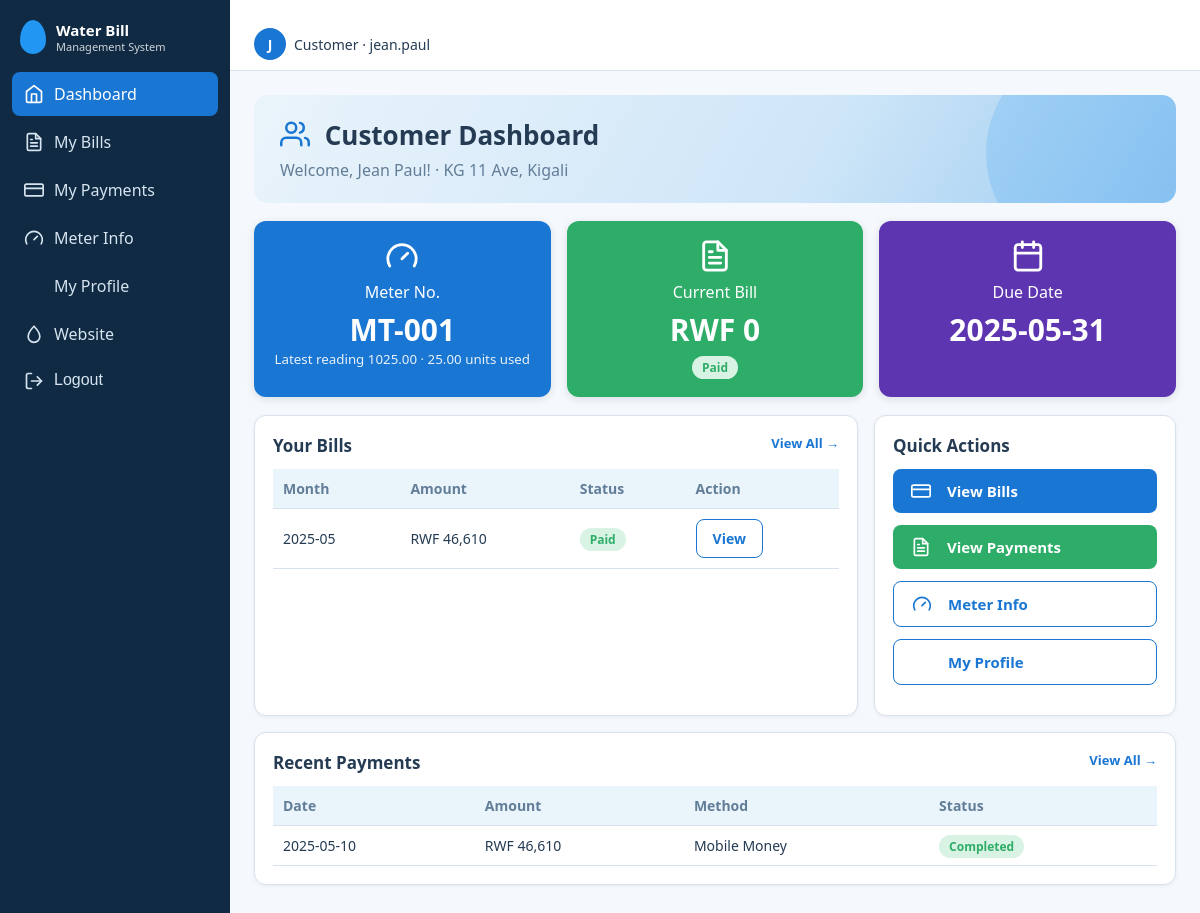
Screenshot of /index.php?r=dashboard/index (signed in) with the database file from the repository.
### tables this page shows
CREATE TABLE customers (
  customer_id INT UNSIGNED NOT NULL AUTO_INCREMENT,
  user_id     INT UNSIGNED NULL,                     
  full_name   VARCHAR(120) NOT NULL,
  meter_no    VARCHAR(30)  NOT NULL,
  address     VARCHAR(255) NOT NULL,
  phone       VARCHAR(25)  NULL,
  is_active   TINYINT(1) NOT NULL DEFAULT 1,         
  created_at  TIMESTAMP NOT NULL DEFAULT CURRENT_TIMESTAMP,
  updated_at  TIMESTAMP NOT NULL DEFAULT CURRENT_TIMESTAMP ON UPDATE CURRENT_TIMESTAMP,
  PRIMARY KEY (customer_id),
  UNIQUE KEY uq_customers_user (user_id),
  UNIQUE KEY uq_customers_meter (meter_no),
  KEY idx_customers_name (full_name)
);

CREATE TABLE meter_readings (
  reading_id   INT UNSIGNED NOT NULL AUTO_INCREMENT,
  customer_id  INT UNSIGNED NOT NULL,
  reading_date DATE NOT NULL,
  meter_value  DECIMAL(12,2) NOT NULL,               
  units_used   DECIMAL(12,2) NOT NULL DEFAULT 0,     
  reader_id    INT UNSIGNED NOT NULL,
  status       ENUM('Accepted','Voided') NOT NULL DEFAULT 'Accepted',
  note         VARCHAR(255) NULL,
  created_at   TIMESTAMP NOT NULL DEFAULT CURRENT_TIMESTAMP,
  PRIMARY KEY (reading_id),
  KEY idx_readings_customer_date (customer_id, reading_date),
  KEY idx_readings_reader (reader_id)
);

CREATE TABLE bills (
  bill_id          INT UNSIGNED NOT NULL AUTO_INCREMENT,
  customer_id      INT UNSIGNED NOT NULL,
  reading_id       INT UNSIGNED NOT NULL,
  billing_month    CHAR(7) NOT NULL,                 
  previous_reading DECIMAL(12,2) NOT NULL,           
  current_reading  DECIMAL(12,2) NOT NULL,
  units_used       DECIMAL(12,2) NOT NULL,
  unit_rate        DECIMAL(12,2) NOT NULL,           
  fixed_charge     DECIMAL(12,2) NOT NULL DEFAULT 0,
  tax_amount       DECIMAL(12,2) NOT NULL DEFAULT 0,
  total_amount     DECIMAL(12,2) NOT NULL,
  amount_paid      DECIMAL(12,2) NOT NULL DEFAULT 0,
  status           ENUM('Unpaid','Partially Paid','Paid','Cancelled') NOT NULL DEFAULT 'Unpaid',
  due_date         DATE NOT NULL,
  created_at       TIMESTAMP NOT NULL DEFAULT CURRENT_TIMESTAMP,
  PRIMARY KEY (bill_id),
  UNIQUE KEY uq_bill_customer_month (customer_id, billing_month),    
  KEY idx_bills_reading (reading_id),
  KEY idx_bills_status (status),
  KEY idx_bills_due (due_date)
);

CREATE TABLE payments (
  payment_id            INT UNSIGNED NOT NULL AUTO_INCREMENT,
  bill_id               INT UNSIGNED NOT NULL,
  amount_paid           DECIMAL(12,2) NOT NULL,
  payment_date          DATE NOT NULL,
  payment_method        ENUM('Cash','Mobile Money','Bank Transfer','Card') NOT NULL,
  transaction_reference VARCHAR(60) NULL,
  recorded_by           INT UNSIGNED NOT NULL,
  status                ENUM('Completed','Voided','Pending','Rejected') NOT NULL DEFAULT 'Completed',   
  created_at            TIMESTAMP NOT NULL DEFAULT CURRENT_TIMESTAMP,
  PRIMARY KEY (payment_id),
  UNIQUE KEY uq_txn_ref (transaction_reference),
  KEY idx_payments_bill (bill_id),
  KEY idx_payments_user (recorded_by)
);

### app/models/Setting.php (called while the page is built, shortened)
<?php
class Setting extends Model {
    private static ?array $c = null;
    static function all(): array {
        if (self::$c === null) { try { self::$c = self::q('SELECT setting_key, setting_value FROM site_settings')->fetchAll(PDO::FETCH_KEY_PAIR); } catch (Throwable $e) { self::$c = []; } }
        return self::$c + self::DEFAULTS;
    }
}

### app/core/Controller.php (called while the page is built, shortened)
<?php
abstract class Controller {
    protected function view(string $__view, array $__data = []): void {
        $__layout = APP_ROOT . '/app/views/layout/' . ($__data['layout'] ?? (user() ? 'app' : 'auth')) . '.php';
        extract($__data, EXTR_SKIP);
        require $__layout;
    }
    protected function need(string ...$roles): array {
        $u = user(); if (!$u) $this->redirect('auth/login');
        return $u;
    }
}

### app/controllers/DashboardController.php (called while the page is built)
<?php
class DashboardController extends Controller {
    function index() {
        $u = $this->need('admin', 'staff', 'customer'); $d = ['title' => ucfirst($u['role']) . ' Dashboard'];
        $S = fn(string $q, array $p = []) => (int)Model::scalar($q, $p);
        if ($u['role'] === 'admin') {
            $d += ['customers' => $S('SELECT COUNT(*) FROM customers'), 'bills' => $S('SELECT COUNT(*) FROM bills'), 'payN' => $S("SELECT COUNT(*) FROM payments WHERE status='Completed'"),
                'readN' => $S('SELECT COUNT(*) FROM meter_readings'), 'paidN' => $S("SELECT COUNT(*) FROM bills WHERE status='Paid'"), 'openN' => $S("SELECT COUNT(*) FROM bills WHERE status IN ('Unpaid','Partially Paid')"),
                'overdue' => $S("SELECT COUNT(*) FROM bills WHERE status IN ('Unpaid','Partially Paid') AND due_date<CURDATE()"), 'pendingPay' => Bill::pendingCount(),
                'rev' => array_reverse(Model::q("SELECT DATE_FORMAT(payment_date,'%Y-%m') m, SUM(amount_paid) t FROM payments WHERE status='Completed' GROUP BY m ORDER BY m DESC LIMIT 6")->fetchAll()),
                'acts' => Model::q('SELECT action,details,created_at FROM audit_logs ORDER BY log_id DESC LIMIT 5')->fetchAll()];
        } elseif ($u['role'] === 'staff') {
            $tot = $S("SELECT COUNT(*) FROM bills WHERE status<>'Cancelled'"); $paid = $S("SELECT COUNT(*) FROM bills WHERE status='Paid'");
            $d += ['readings' => Reading::recent(5), 'pct' => $tot ? (int)round($paid / $tot * 100) : 0, 'tot' => $tot, 'pendingPay' => Bill::pendingCount()];
        } else {
            $c = Customer::byUser($u['id']); $d += ['cust' => $c];
            if ($c) $d += ['bills' => Bill::list((int)$c['customer_id']), 'last' => Reading::last((int)$c['customer_id']), 'pays' => Bill::paymentsAll((int)$c['customer_id'])];
        }
        $this->view('dashboard/' . $u['role'], $d);
    }
}

### public/index.php (called while the page is built, shortened)
<?php
require __DIR__ . '/../app/helpers/core.php';
$r = trim((string)($_GET['r'] ?? (user() ? 'dashboard/index' : 'home/index')), '/');
[$c, $a] = array_pad(explode('/', $r, 2), 2, 'index');
try {
    (new $cls)->$a();
} catch (Throwable $t) { error_log((string)$t); http_response_code(500); (new ErrorController)->failure(); }

### app/config/database.php (called while the page is built)
<?php
function db(): PDO {
    static $pdo = null;
    if ($pdo) return $pdo;
    $f = __DIR__ . '/database.local.php';
    $c = is_file($f) ? require $f : ['host'=>'127.0.0.1','name'=>'water_bill_management','user'=>'root','pass'=>''];
    try {
        $pdo = new PDO("mysql:host={$c['host']};dbname={$c['name']};charset=utf8mb4", $c['user'], $c['pass'], [
            PDO::ATTR_ERRMODE => PDO::ERRMODE_EXCEPTION,
            PDO::ATTR_DEFAULT_FETCH_MODE => PDO::FETCH_ASSOC,
            PDO::ATTR_EMULATE_PREPARES => false,
        ]);
    } catch (PDOException $e) {
        error_log($e->getMessage());
        http_response_code(500);
        exit('Database connection failed. Check app/config/database.php');
    }
    return $pdo;
}

### app/core/Model.php (called while the page is built, shortened)
<?php
abstract class Model {
    public static function q(string $sql, array $p = []): PDOStatement { $s = db()->prepare($sql); $s->execute($p); return $s; }
}

### app/models/Customer.php (called while the page is built, shortened)
<?php
class Customer extends Model {
    static function byUser(int $uid): ?array { return self::q('SELECT * FROM customers WHERE user_id=?', [$uid])->fetch() ?: null; }
}

### app/models/Reading.php (called while the page is built, shortened)
<?php
class Reading extends Model {
    static function last(int $cid): ?array { return self::q("SELECT * FROM meter_readings WHERE customer_id=? AND status='Accepted' ORDER BY reading_date DESC, reading_id DESC LIMIT 1", [$cid])->fetch() ?: null; }
}

### app/models/Bill.php (called while the page is built, shortened)
<?php
class Bill extends Model {
    static function list(?int $cid = null, string $status = ''): array {
        $w = []; $p = [];
        if ($cid) { $w[] = 'b.customer_id=?'; $p[] = $cid; }
        return self::q('SELECT b.*,c.full_name,c.meter_no FROM bills b JOIN customers c USING(customer_id)' . ($w ? ' WHERE ' . implode(' AND ', $w) : '') . ' ORDER BY b.billing_month DESC, b.bill_id DESC LIMIT 200', $p)->fetchAll();
    }
    static function paymentsAll(int $cid): array { return self::q('SELECT p.*,b.billing_month FROM payments p JOIN bills b USING(bill_id) WHERE b.customer_id=? ORDER BY p.payment_id DESC LIMIT 100', [$cid])->fetchAll(); }
}

### app/views/dashboard/customer.php (the view)
<?php if (!$cust): ?><div class="alert error">No customer record is linked to your account.</div><?php return; endif;
$payable = null; foreach ($bills as $b) if (in_array($b['status'], ['Unpaid', 'Partially Paid'], true)) { $payable = $b; break; }
$now = $payable; if (!$now) foreach ($bills as $b) if ($b['status'] !== 'Cancelled') { $now = $b; break; } ?>
<div class="banner"><h1><?= icon('users') ?> Customer Dashboard</h1><p>Welcome, <?= e($cust['full_name']) ?>! · <?= e($cust['address']) ?></p></div>
<div class="cards three"><div class="card-stat c-blue"><?= icon('gauge') ?>Meter No.<b><?= e($cust['meter_no']) ?></b><?= $last ? '<small>Latest reading ' . e($last['meter_value']) . ' · ' . e($last['units_used']) . ' units used</small>' : '' ?></div>
<div class="card-stat c-green"><?= icon('file') ?>Current Bill<b><?= $now ? e(money($now['total_amount'] - $now['amount_paid'])) : '—' ?></b><?= $now ? badge($now['status']) : '' ?></div><div class="card-stat c-purple"><?= icon('calendar') ?>Due Date<b><?= $now ? e($now['due_date']) : '—' ?></b></div></div>
<div class="grid2"><div class="panel"><h2>Your Bills <a class="more" href="<?= url('bills') ?>">View All →</a></h2><div class="tw"><table><tr><th>Month</th><th>Amount</th><th>Status</th><th>Action</th></tr>
<?php foreach (array_slice($bills, 0, 6) as $b): ?><tr><td><?= e($b['billing_month']) ?></td><td><?= e(money($b['total_amount'])) ?></td><td><?= badge($b['status']) ?></td><td><a class="btn sm <?= in_array($b['status'], ['Unpaid', 'Partially Paid'], true) ? '' : 'ghost' ?>" href="<?= url('bills/show', ['id' => $b['bill_id']]) ?>"><?= in_array($b['status'], ['Unpaid', 'Partially Paid'], true) ? 'Pay Now' : 'View' ?></a></td></tr><?php endforeach; ?>
<?php if (!$bills): ?><tr><td colspan="4" class="muted">No bills yet.</td></tr><?php endif; ?></table></div></div>
<div class="panel"><h2>Quick Actions</h2><a class="btn qa" href="<?= $payable ? url('bills/show', ['id' => $payable['bill_id']]) : url('bills') ?>"><?= icon('card') ?><?= $payable ? 'Pay Bill Online' : 'View Bills' ?></a><a class="btn qa green" href="<?= url('payments/mine') ?>"><?= icon('file') ?>View Payments</a><a class="btn qa ghost" href="<?= url('readings/mine') ?>"><?= icon('gauge') ?>Meter Info</a><a class="btn qa ghost" href="<?= url('profile') ?>"><?= icon('user') ?>My Profile</a></div></div>
<div class="panel"><h2>Recent Payments <a class="more" href="<?= url('payments/mine') ?>">View All →</a></h2><div class="tw"><table><tr><th>Date</th><th>Amount</th><th>Method</th><th>Status</th></tr><?php foreach (array_slice($pays, 0, 5) as $p): ?><tr><td><?= e($p['payment_date']) ?></td><td><?= e(money($p['amount_paid'])) ?></td><td><?= e($p['payment_method']) ?></td><td><?= badge($p['status']) ?></td></tr><?php endforeach; ?>
<?php if (!$pays): ?><tr><td colspan="4" class="muted">No payments yet.</td></tr><?php endif; ?></table></div></div>

### app/helpers/core.php (shortened to what this page needs)
<?php
require_once APP_ROOT . '/app/config/database.php';
spl_autoload_register(function (string $c) {
    foreach (['core', 'models', 'controllers'] as $d) { $f = APP_ROOT . "/app/$d/$c.php"; if (is_file($f)) { require_once $f; return; } }
});
function e($v): string { return htmlspecialchars((string)$v, ENT_QUOTES, 'UTF-8'); }
function money($n): string { return 'RWF ' . number_format((float)$n, 0); }
function url(string $r, array $q = []): string { return 'index.php?r=' . $r . ($q ? '&' . http_build_query($q) : ''); }
function user(): ?array { return $_SESSION['user'] ?? null; }
function badge(string $s): string { return '<span class="badge b-' . e(explode(' ', $s)[0]) . '">' . e($s) . '</span>'; }
function icon(string $n): string { return '<svg class="ico" aria-hidden="true"><use href="#i-' . $n . '"/></svg>'; }
function site(string $k): string { return (string)(Setting::all()[$k] ?? ''); }
function logo(string $cls = ''): string { $l = site('logo'); return ($l !== '' && is_file(APP_ROOT . '/public/uploads/' . $l)) ? '<img class="logo ' . e($cls) . '" src="uploads/' . e($l) . '" alt="Logo">' : '<span class="drop ' . e($cls) . '"></span>'; }

### public/assets/css/style.css (style rules this page uses)
:root { --primary:#1976D2;--navy:#102A43;--sec:#2196F3;--light:#EAF4FB;--bg:#F5F8FC;--text:#243B53;--muted:#627D98;--ok:#2EAD68;--warn:#F59E0B;--err:#DC3545;--border:#D9E2EC }
* { box-sizing:border-box }
body { margin:0;font-family:Segoe UI,Roboto,Arial,sans-serif;background:var(--bg);color:var(--text);overflow-x:hidden }
a { color:var(--primary) }
h1 { margin:0 0 4px;font-size:26px }
h2 { font-size:17px;margin:0 0 12px }
.drop { width:26px;height:34px;background:var(--sec);border-radius:50% 50% 50% 50%/60% 60% 40% 40% }
.cards { display:grid;grid-template-columns:repeat(auto-fit,minmax(180px,1fr));gap:16px;margin:18px 0 }
.card-stat { border-radius:12px;color:#fff;padding:18px;text-align:center;box-shadow:0 2px 8px rgba(16,42,67,.12);text-decoration:none;display:block }
.card-stat b { display:block;font-size:30px;margin-top:6px }
.c-blue { background:var(--primary) }
.c-green { background:var(--ok) }
.c-purple { background:#5E35B1 }
.panel { background:#fff;border:1px solid var(--border);border-radius:12px;padding:18px;box-shadow:0 1px 4px rgba(16,42,67,.06);margin-bottom:16px }
.grid2 { display:grid;grid-template-columns:2fr 1fr;gap:16px }
table { width:100%;border-collapse:collapse;font-size:14px }
th,td { text-align:left;padding:10px;border-bottom:1px solid var(--border) }
th { color:var(--muted);font-weight:600 }
.tw { overflow-x:auto }
.badge { padding:3px 10px;border-radius:12px;font-size:12px;font-weight:600 }
.b-Paid { background:#d8f3e3;color:var(--ok) }
.btn { background:var(--primary);color:#fff;border:0;border-radius:8px;padding:12px 18px;font-size:15px;font-weight:600;cursor:pointer;width:100%;margin-top:16px }
.btn.sm { width:auto;margin:0;padding:9px 16px;display:inline-block;text-decoration:none;font-size:14px }
.card-stat small { display:block;opacity:.9 }
.card-stat { transition:transform .15s }
th { background:var(--light) }
.ico { width:20px;height:20px;flex:none;vertical-align:-4px;margin-right:8px }
h1 .ico { width:30px;height:30px;color:var(--primary) }
.sidebar nav a .ico,.navbtn .ico { margin:0 }
.card-stat .ico { display:block;width:34px;height:34px;margin:0 auto 8px }
.cards.three { grid-template-columns:repeat(auto-fit,minmax(200px,1fr)) }
.card-stat .badge { display:inline-block;margin-top:6px }
.more { float:right;font-size:13px;font-weight:600;text-decoration:none }
.banner { background:linear-gradient(120deg,var(--light),#cfe6f8 60%,#9ccbf0);border-radius:14px;padding:22px 26px;margin-bottom:6px;position:relative;overflow:hidden }
.banner h1 { margin:0 }
.banner p { margin:6px 0 0;color:var(--muted) }
.banner:after { content:"";position:absolute;right:-30px;bottom:-60px;width:220px;height:220px;border-radius:50%;background:rgba(33,150,243,.18) }
.btn.qa { display:flex;align-items:center;gap:8px;text-decoration:none;margin:0 0 12px }
.btn.green { background:var(--ok) }
.btn.ghost { background:#fff;color:var(--primary);border:1px solid var(--primary) }
html { scroll-behavior:smooth }
.b-Completed { background:#d8f3e3;color:var(--ok) }

### rows the page displays
customers: full_name "Jean Paul", address "KG 11 Ave, Kigali", meter_no "MT-001"
meter_readings: meter_value "1025.00", units_used "25.00"
bills: money($now['total_amount'] - $now['amount_paid']) "RWF 0", status "Paid", due_date "2025-05-31", billing_month "2025-05", total_amount "RWF 46,610", shows "View"
payments: payment_date "2025-05-10", amount_paid "RWF 46,610", payment_method "Mobile Money", status "Completed"

### other values shown
$n1 "Water Bill"
$n2 "Management System"
$l "Dashboard"
$l "My Bills"
$l "My Payments"
$l "Meter Info"
$l "My Profile"
$u['username'][0] "J"
$u['role'] "Customer"
$u['username'] "jean.paul"
